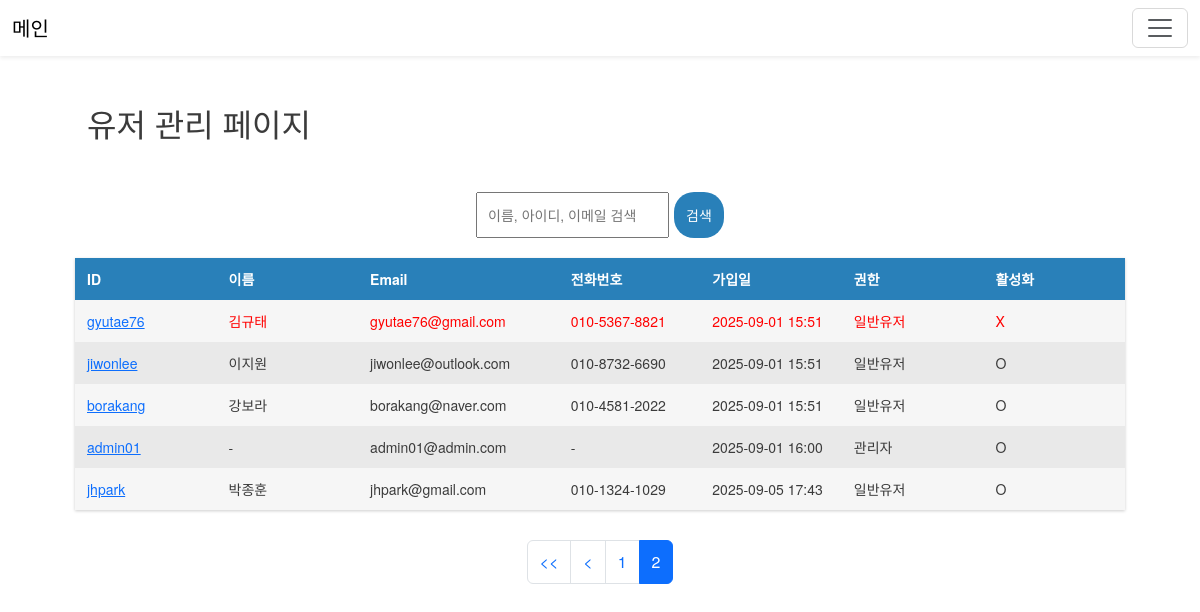
The page /accounts/admin_page/?page=2&q= (signed in) on the database its author committed.
### accounts/models.py (models this page shows, shortened)
class CustomUser(AbstractUser):
    email = models.EmailField(blank=True, null=True)
    phone = models.CharField(max_length=11)
    name = models.CharField(max_length=50)

### accounts/views.py (the view)
# urls.py: path("admin_page/", views.admin_page, name="admin_page"),
@staff_member_required(login_url="/accounts/login/")
def admin_page(request):
    query = request.GET.get("q", "")
    users = User.objects.all()
    if query:
        users = users.filter(
            Q(username__icontains=query) |
            Q(name__icontains=query) |
            Q(email__icontains=query)
       )
    paginator = Paginator(users, 10)  # 페이지당 10명
    page_number = request.GET.get("page")
    page_obj = paginator.get_page(page_number)
    current_page = page_obj.number
    total_pages = paginator.num_pages
    start_page = max(current_page - 2, 1)
    end_page = min(current_page + 2, total_pages)
    if current_page < 3:
        page_range = range(1, min(total_pages + 1, 6))
    elif current_page > total_pages - 2:
        page_range = range(max(1, total_pages - 4), total_pages + 1)
    else:
        page_range = range(start_page, end_page + 1)
    return render(request, "accounts/admin_page.html", {
        "users": page_obj,     # 목록
        "page_obj": page_obj,  # 페이지네이션 UI용
        "page_range": page_range,
        "query": query,
    })

### second/templates/accounts/admin_page.html (shortened to what this page needs)
{% extends 'base.html' %}
{% load static %}
{% block extra_css %}
<link rel="stylesheet" href="{% static 'css/admin_page.css' %}">
{% endblock %}
{% block content %}
<div class="as">
    <div class="container mt-5">
        <h2>유저 관리 페이지</h2>
    </div>
    <div class="search-wrapper">
        <form method="get" class="search-form">
            <input type="text" name="q" value="{{ query }}" placeholder="이름, 아이디, 이메일 검색">
            <button class="btn11" type="submit">검색</button>
        </form>
    </div>
    <div id="table">
        <div class="row header blue">
            <div class="cell">
                ID
            </div>
            <div class="cell">
                이름
            </div>
            <div class="cell">
                Email
            </div>
            <div class="cell">
                전화번호
            </div>
            <div class="cell">
                가입일
            </div>
            <div class="cell">
                권한
            </div>
            <div class="cell">
                활성화
            </div>
        </div>
        {% for user in users %}
        <div class="row" {% if not user.is_active %} style="color: red !important;" {% endif %}>
            <div class="cell">
                <a href="{% url 'profile_admin' user.id %}">{{ user.username|default:"-" }} </a>
            </div>
            <div class="cell">
                {{ user.name|default:"-" }}
            </div>
            <div class="cell">
                {{ user.email|default:"-" }}
            </div>
            <div class="cell">
                {{ user.phone|default:"-" }}
            </div>
            <div class="cell">
                {{ user.date_joined|date:"Y-m-d H:i"|default:"-" }}
            </div>
            <div class="cell">
                {% if user.is_staff %}
                관리자
                {% else %}
                일반유저
                {% endif %}
            </div>
            <div class="cell">{% if user.is_active %} O {% else %} X {% endif %}</div>
        </div>
        {% empty %}
        <div>
                등록된 사용자가 없습니다
        </div>
        {% endfor %}
    </div>
    <br>
    <nav aria-label="Page navigation">
        <ul class="pagination justify-content-center">
            {% if page_obj.has_previous %}
            <li class="page-item">
                <a class="page-link" href="?page=1&q={{ query }}"><<</a>
            </li>
            {% endif %}
            {% if page_obj.has_previous %}
            <li class="page-item">
                <a class="page-link" href="?page={{ page_obj.previous_page_number }}&q={{ query }}"><</a>
            </li>
            {% endif %}
            {% for num in page_range %}
            {% if page_obj.number == num %}
            <li class="page-item active"><span class="page-link">{{ num }}</span></li>
            {% else %}
            <li class="page-item"><a class="page-link" href="?page={{ num }}&q={{ query }}">{{ num }}</a></li>
            {% endif %}
            {% endfor %}
        </ul>
    </nav>
</div>
{% endblock %}

### second/static/css/admin_page.css (style rules this page uses)
body { font-family: 'Helvetica Neue', Helvetica, Arial; font-size: 14px; line-height: 30px; font-weight: 400; color: #3b3b3b; -webkit-font-smoothing: antialiased; font-smoothing: antialiased; }
.as { margin: 20px auto; width: 1050px; }
#table { box-shadow: 0 1px 3px rgba(0, 0, 0, 0.2); display: table; }
.row { display: table-row; background: #f6f6f6; }
.row:nth-of-type(odd) { background: #e9e9e9; }
.row.header { font-weight: 900; color: #ffffff; background: #ea6153; }
.row.blue { background: #2980b9; }
.cell { padding: 6px 12px; display: table-cell; width: 10%; text-align: left; vertical-align: middle; }
.search-wrapper { width: 100%; display: flex; justify-content: center; margin: 50px 0 20px; }
.search-form { display: flex; }
.search-form input { padding: 6px 10px; margin-right: 5px; }
.search-form button { padding: 6px 12px; }
.btn11 { border-radius: 20px; background-color: #2980b9; color: #ffffff; border: none; }

### second/templates/base.html (style rules this page uses)
input, input:focus { outline: none; box-shadow: none; }

### rows shown on the page
CustomUser: username "gyutae76", name "김규태", email "gyutae76@gmail.com", phone "010-5367-8821", date_joined "2025-09-01 15:51", is_staff "일반유저", is_active "X"
CustomUser: username "jiwonlee", name "이지원", email "jiwonlee@outlook.com", phone "010-8732-6690", date_joined "2025-09-01 15:51", is_staff "일반유저", is_active "O"
CustomUser: username "borakang", name "강보라", email "borakang@naver.com", phone "010-4581-2022", date_joined "2025-09-01 15:51", is_staff "일반유저", is_active "O"
CustomUser: username "admin01", name "-", email "admin01@admin.com", phone "-", date_joined "2025-09-01 16:00", is_staff "관리자", is_active "O"
CustomUser: username "jhpark", name "박종훈", email "jhpark@gmail.com", phone "010-1324-1029", date_joined "2025-09-05 17:43", is_staff "일반유저", is_active "O"

### other values the page prints
{{ num }} "1"
{{ num }} "2"
